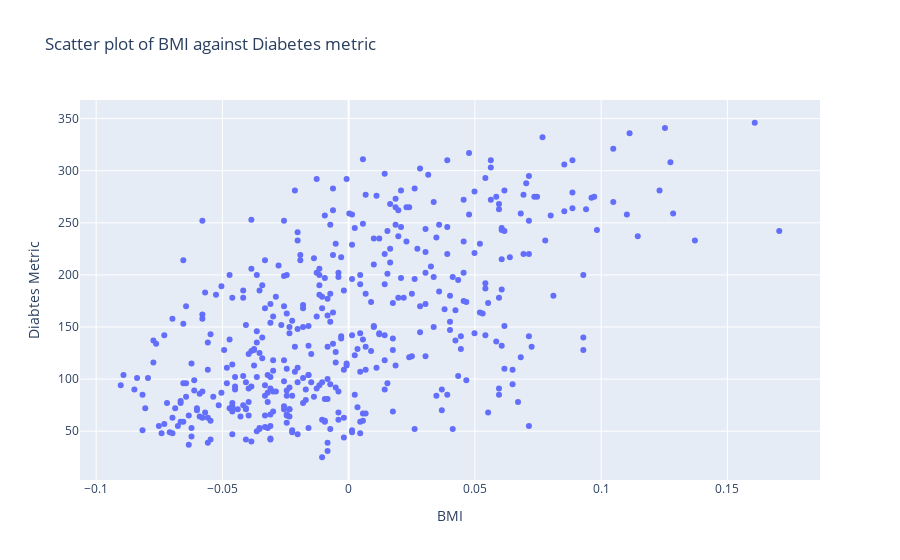

Notebook cell for this chart:
### Markdown cell above
* Visualize your data using `plotly`.

### Code cell
import plotly.express as px
fig = px.scatter(x= diabetes_X, y=y, title="Scatter plot of BMI against Diabetes metric",
                 labels={
                     "x": "BMI",
                     "y": "Diabtes Metric"
                 })
fig.show()
"""import matplotlib.pyplot as plt 
plt.scatter(diabetes_X, y)
plt.xlabel(diabetes.feature_names[2])
plt.ylabel("target")
plt.show()"""

### Figure 1 — Plotly figure (JSON) as saved in the notebook; plotly's stock layout.template omitted (floating-point values rounded to 4 significant figures; data arrays with more than 128 entries replaced by an {"elided": "..."} marker saying what was removed)
{"data": [{"hovertemplate": "BMI=%{x}<br>Diabtes Metric=%{y}<extra></extra>", "legendgroup": "", "marker": {"color": "#636efa", "symbol": "circle"}, "mode": "markers", "name": "", "orientation": "v", "showlegend": false, "type": "scatter", "x": {"elided": "442 float values"}, "xaxis": "x", "y": {"elided": "442 int values"}, "yaxis": "y"}], "layout": {"legend": {"tracegroupgap": 0}, "title": {"text": "Scatter plot of BMI against Diabetes metric"}, "xaxis": {"anchor": "y", "domain": [0, 1], "title": {"text": "BMI"}}, "yaxis": {"anchor": "x", "domain": [0, 1], "title": {"text": "Diabtes Metric"}}}}
